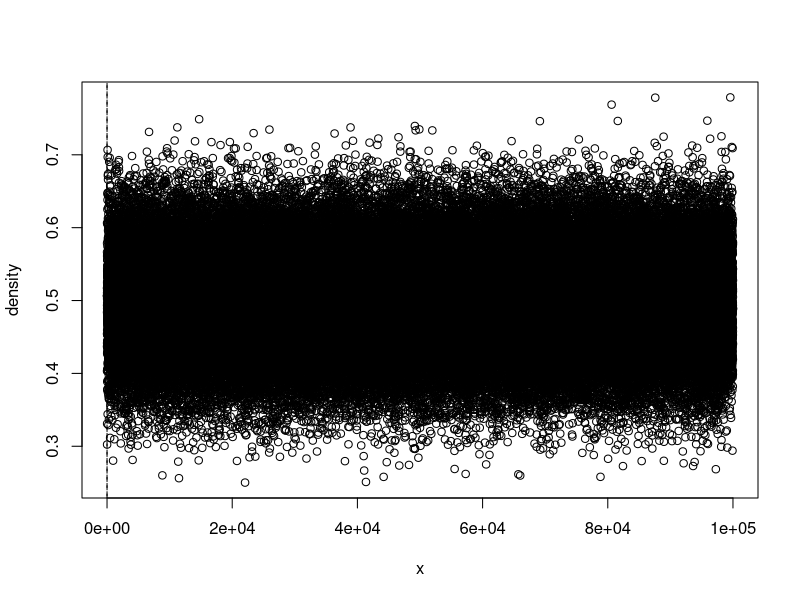

Write the R code that produced this figure.
set.seed(26)

n_sim = 100000
n_val = 20

u_mean = matrix(nrow = n_sim, ncol = 4)
b_mean = matrix(nrow = n_sim, ncol = 4)
u_val = c()
b_val = c()
norm_proba = c()

func = function(x) {
  return(3*x^2)
}

for (i in 1:length(n_val)) {
  n = n_val[i]
  u_val = matrix(runif(n*n_sim), nrow = n_sim, ncol = n)
  b_val = matrix(func(n*n_sim), nrow = n_sim, ncol = n)
  u_mean[, i] = apply(u_val, 1, mean)
  b_mean[, i] = apply(b_val, 1, mean)
}

plotCLT = function(avg, mean, var) {
  x_val = seq(from=0, to=1, by=0.01)
  norm_proba = dnorm(x_val, mean=mean, sd=sqrt(var))
  plot(avg, xlab="x", ylab="density")
  lines(x_val, norm_proba, type="l", lty="dashed")
}

plotCLT(avg=u_mean[, 1], mean=0.75, var=(3/(80*n_val[1])))